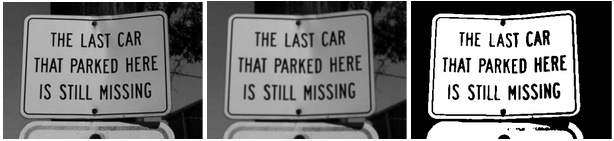
#> input picture OCR_6.jpg, 614 x 141 px, found by its file name
$ jupyter execute --allow-errors optical-character-recognition.ipynb   (shell and % lines are left out)
#> lines starting #> are read from the running program, lines starting #| are printed output that depends on the picture; after the words box and inside, x2 and y2 are one past the last pixel; in counts of white or black regions, pixels touching at a corner belong together
#> further down, img is the input picture: shape (141, 614, 3); min 0, max 255, mean 123.2
[cell 1]
import cv2
import pytesseract#importing several libraries

[cell 2]
from IPython.display import Image
import os

[cell 3]
Image("/kaggle/input/images1/OCR_5.jpg")#for displaying image

[cell 4]
im=cv2.imread("/kaggle/input/images1/OCR_5.jpg")
config=('-l eng --oem 1 --psm 3')#it creates a configuration object i.e, -1 eng is flag that denotes for english language,-oem 1 specify that the engine should be tesseract original engine,-psm 3 denotes that the image should be processed using single block of text
#> (the rest of this cell did not finish here and is left out)

[cell 5]
from IPython.display import Image
import os

[cell 6]
Image("/kaggle/input/images3/OCR_6.jpg")

[cell 7]
#Text detection using opencv
import cv2
import pytesseract

def gray(img):#defining a gray function for converting bgr color space to gray color space
    img = cv2.cvtColor(img, cv2.COLOR_BGR2GRAY)
#> img: shape (141, 614)
    return img

def blur(img):#define a blur function to remove the noise from the image
    img_blur = cv2.GaussianBlur(img, (5, 5), 0)
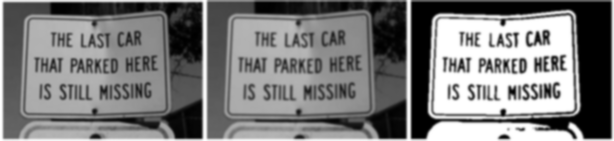
#> img_blur: shape (141, 614); min 0, max 255, mean 122.8
    return img_blur

def threshold(img):#defining a threshold function from converting to an image to a binary image
    img = cv2.threshold(img, 100, 255, cv2.THRESH_OTSU | cv2.THRESH_BINARY)[1]
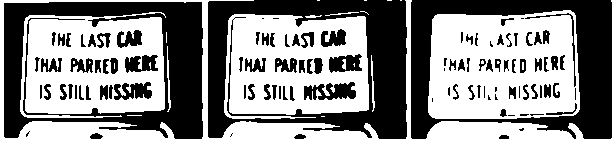
#> img: shape (141, 614); 53.3% white; 107 black regions (20 under 20 px)
#> `contours, _ = cv2.findContours(im_thresh, cv2.RETR_EXTERNAL, cv2.CHAIN..`: contours = 12 contours, 8 with area under 20; largest, box (x1, y1, x2, y2) and area: (0, 0, 614, 141) 34280, (428, 10, 580, 119) 15166, (224, 14, 369, 119) 13270, (371, 55, 375, 112) 45
    return img

def contours_text(orig, img, contours):#this function is used for finding the contours in an image, a contour is a closed curve,finding the objects in an image
    for cnt in contours:
        x, y, w, h = cv2.boundingRect(cnt)
        rect = cv2.rectangle(orig, (x, y), (x + w, y + h), (0, 255, 255), 2)
        # cv2.imshow('cnt', rect)
        cv2.waitKey()
        cropped = orig[y:y + h, x:x + w]
        config = ('-l eng --oem 1 --psm 3')
        text = pytesseract.image_to_string(cropped, config=config)
        print(text)

#> (the rest of this cell did not finish here and is left out)

$ run again, with Zimbabwe_license_plate_square.jpg copied over OCR_6.jpg
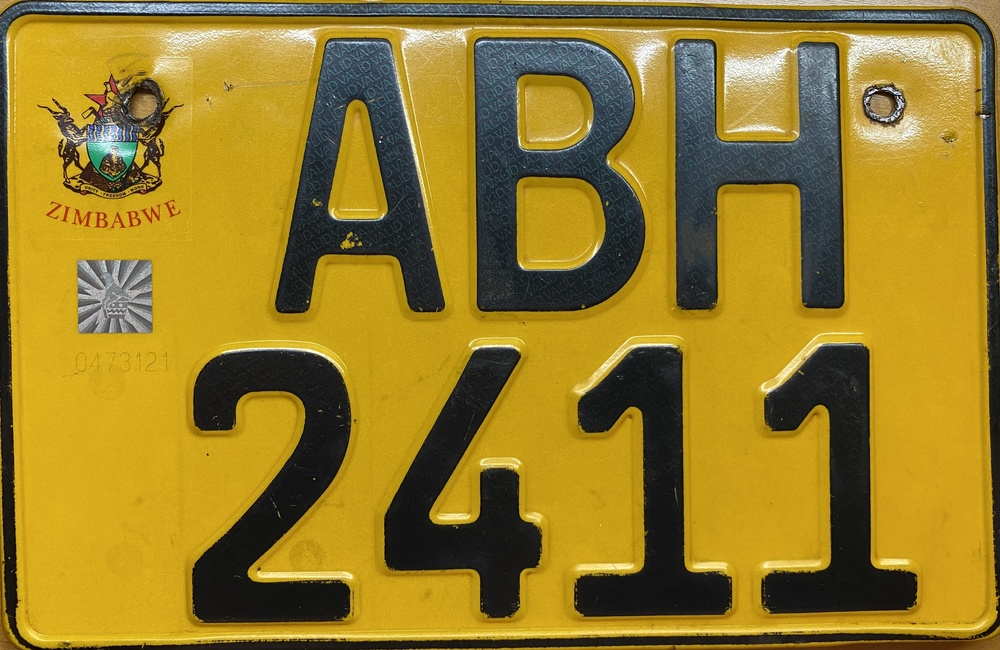
#> input picture Zimbabwe_license_plate_square.jpg, 1000 x 650 px, shrunk from 3669 x 2386 before the run, found by its file name
#> img is the input picture: shape (650, 1000, 3); mean B, G, R 40, 124.7, 150.3
#> in gray, `img = cv2.cvtColor(img, cv2.COLOR_BGR2GRAY)`:
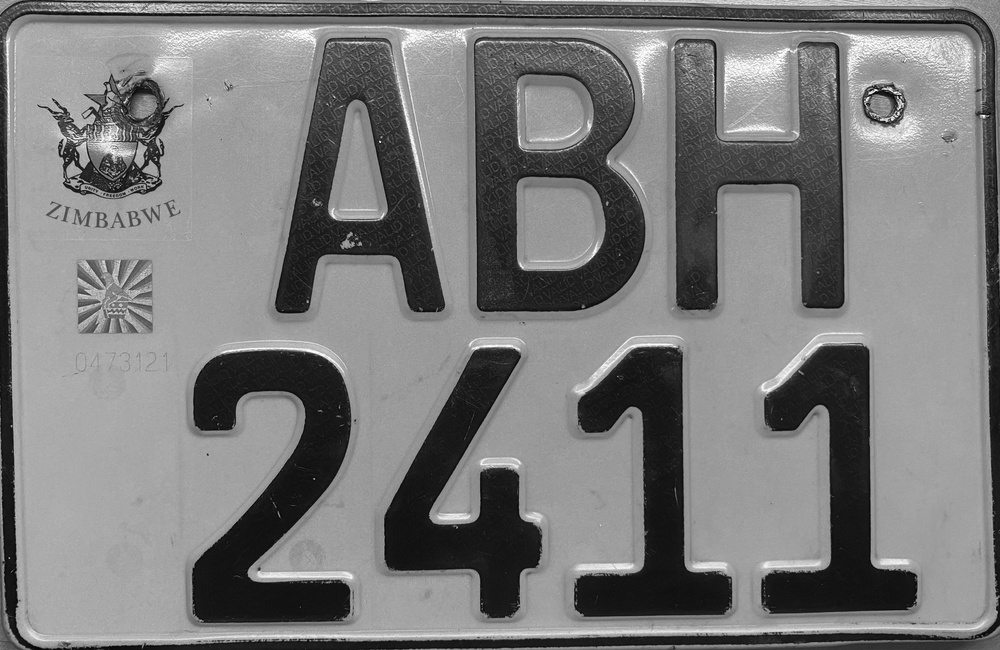
#> img: shape (650, 1000); min 1, max 255, mean 122.7
#> in threshold, `img = cv2.threshold(img, 100, 255, cv2.THRESH_OTSU | cv2.THRESH_BINARY..`:
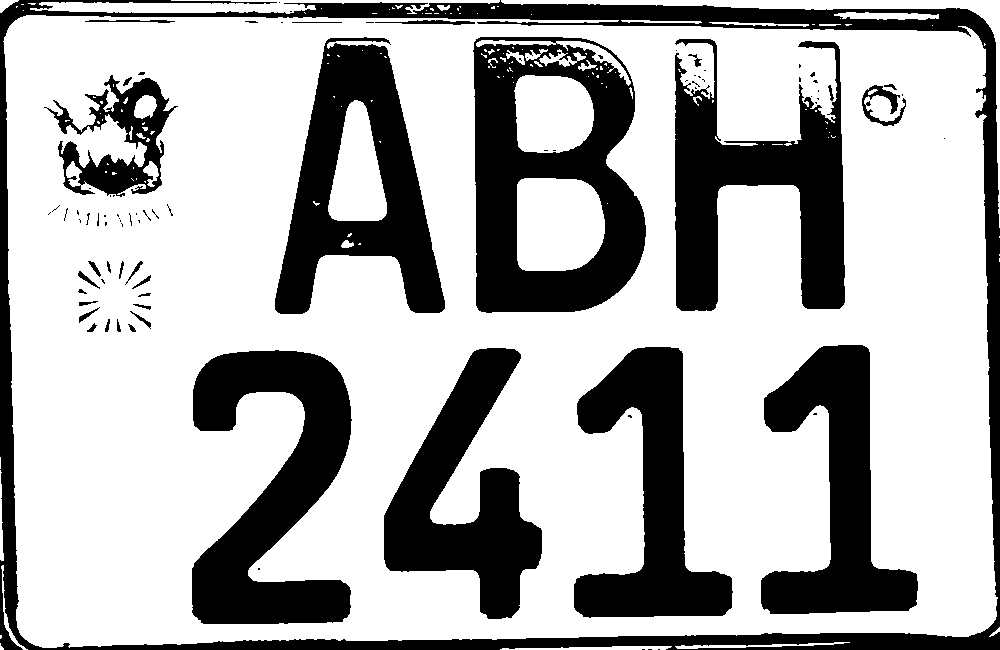
#> img: shape (650, 1000); 69.4% white; 91 black regions (57 under 20 px)
#> contours = 49 contours, 36 with area under 20; largest, box (x1, y1, x2, y2) and area: (3, 15, 998, 648) 600560, (501, 0, 1000, 228) 3826, (30, 0, 500, 14) 2769, (834, 12, 939, 20) 489, (500, 646, 672, 650) 309
